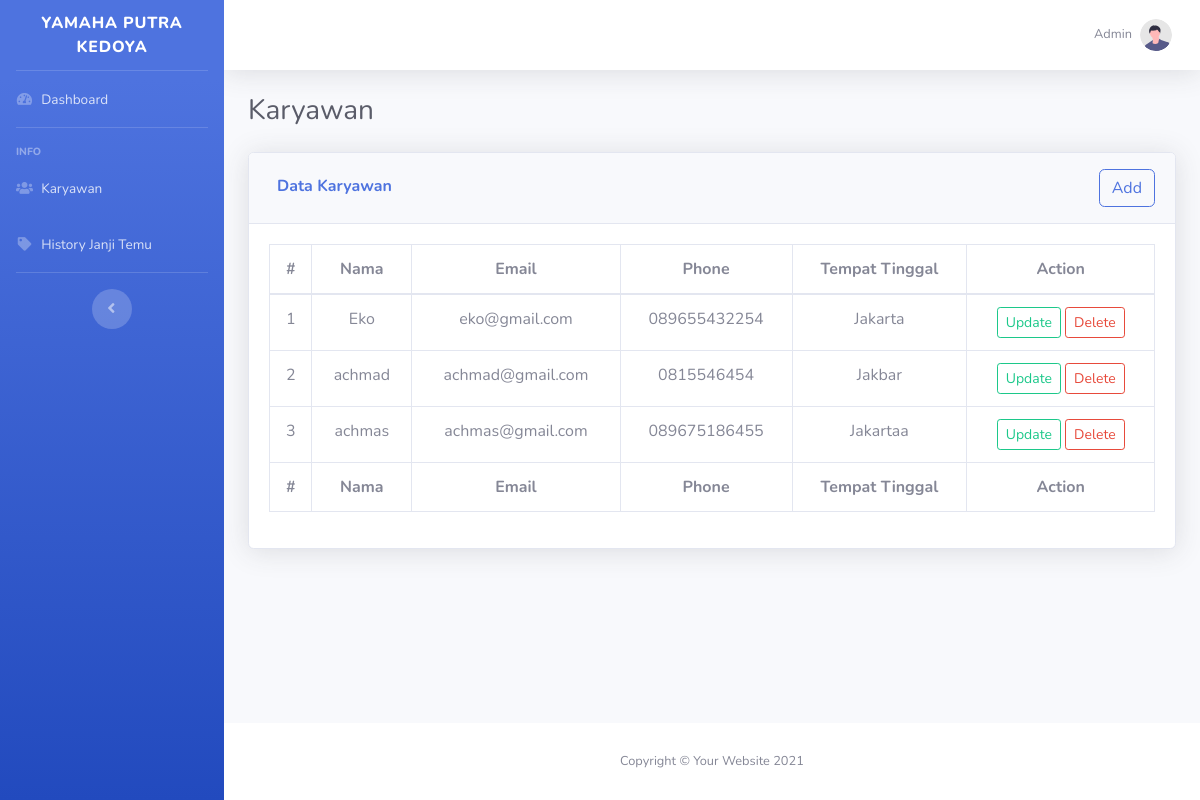
The app's page /index.php/karyawan with its own data.
### tables this page shows
CREATE TABLE `karyawan` (
  `id_karyawan` int(11) NOT NULL,
  `nama` varchar(128) NOT NULL,
  `email` varchar(128) NOT NULL,
  `phone` varchar(128) NOT NULL,
  `tmpt_tinggal` varchar(128) NOT NULL
);

### application/controllers/Karyawan.php (called while the page is built, shortened)
<?php
class Karyawan extends CI_Controller {
	public function index()
	{
        $data['title'] = "Karyawan";
        $data['karyawan'] = $this->model_karyawan->getAllKaryawan();
		$this->load->view('template/header', $data);
		$this->load->view('data/karyawan', $data);
		$this->load->view('template/footer');
	}
}

### index.php (called while the page is built, shortened)
<?php
require_once BASEPATH.'core/CodeIgniter.php';

### application/models/Model_karyawan.php (called while the page is built, shortened)
<?php
class Model_karyawan extends CI_Model {
    public function getAllKaryawan(){
        $this->db->select('*');
        $this->db->from('karyawan');
        $query = $this->db->get();
        return $query->result_array();
    }
}

### application/views/data/karyawan.php (the view)
    <div class="container-fluid">
        <div class="d-sm-flex align-items-center justify-content-between mb-4">
            <h1 class="h3 mb-0 text-gray-800"><?= $title;?></h1>
        </div>
        <div class="card shadow mb-4">
            <div class="card-header py-3">
                <div class="d-flex">
                    <h6 class="m-0 font-weight-bold text-primary mr-auto p-2">Data Karyawan</h6>
                    <a href="<?= base_url('karyawan/addKaryawan'); ?>" class="btn btn-outline-primary btn-md">Add</a>
                </div>
            </div>
            <div class="card-body">
                <div class="table-responsive">
                    <table class="table table-bordered" id="dataTable" width="100%" cellspacing="0">
                        <thead class="text-center">
                            <tr>
                                <th>#</th>
                                <th>Nama</th>
                                <th>Email</th>
                                <th>Phone</th>
                                <th>Tempat Tinggal</th>
                                <th>Action</th>
                            </tr>
                        </thead>
                        <tfoot class="text-center">
                            <tr>
                                <th>#</th>
                                <th>Nama</th>
                                <th>Email</th>
                                <th>Phone</th>
                                <th>Tempat Tinggal</th>
                                <th>Action</th>
                            </tr>
                        </tfoot>
                        <tbody class="text-center">
                                <?php $i = 1; ?>
                                <?php foreach ($karyawan as $result) : ?>
                                    <tr>
                                        <td><?= $i++; ?></td>
                                        <td><?= $result['nama']; ?></td>
                                        <td><?= $result['email']; ?></td>
                                        <td><?= $result['phone']; ?></td>
                                        <td><?= $result['tmpt_tinggal']; ?></td>
                                        <td>
                                            <a href="<?= base_url(); ?>karyawan/editkaryawan/<?= $result['id_karyawan']; ?>" class="btn btn-outline-success btn-sm">Update</a>
                                            <a href="<?= base_url(); ?>karyawan/hapuskaryawan/<?= $result['id_karyawan']; ?>" class="btn btn-outline-danger btn-sm" onclick="return confirm('yakin?');">Delete</a>
                                        </td>
                                    </tr>
                                <?php endforeach; ?>
                            </tbody>
                    </table>
                </div>
            </div>
        </div>
    </div>
</div>

### application/views/template/header.php (shortened to what this page needs)
<!DOCTYPE html>
<html lang="en">
<head>
    <link href="<?= base_url('assets/backend/');?>vendor/fontawesome-free/css/all.min.css" rel="stylesheet" type="text/css">
    <link href="<?= base_url('assets/backend/');?>css/sb-admin-2.min.css" rel="stylesheet">
</head>
<body id="page-top">
        <div id="wrapper">
<ul class="navbar-nav bg-gradient-primary sidebar sidebar-dark accordion" id="accordionSidebar">
    <a class="sidebar-brand d-flex align-items-center justify-content-center" href="<?= base_url('dashboard');?>">
        <div class="sidebar-brand-text mx-3">Yamaha Putra Kedoya</div>
    </a>
    <hr class="sidebar-divider my-0">
    <li class="nav-item">
        <a class="nav-link" href="<?= base_url('dashboard');?>">
            <i class="fas fa-fw fa-tachometer-alt"></i>
            <span>Dashboard</span></a>
    </li>
    <hr class="sidebar-divider">
    <div class="sidebar-heading">
        Info
    </div>
    <li class="nav-item">
        <a class="nav-link" href="<?= base_url('karyawan');?>">
            <i class="fas fa-fw fa-users"></i>
            <span>Karyawan</span></a>
    </li>
    <li class="nav-item">
        <a class="nav-link" href="<?= base_url('history');?>">
            <i class="fas fa-fw fa-tag"></i>
            <span>History Janji Temu</span></a>
    </li>
    <hr class="sidebar-divider d-none d-md-block">
    <div class="text-center d-none d-md-inline">
        <button class="rounded-circle border-0" id="sidebarToggle"></button>
    </div>
</ul>
        <div id="content-wrapper" class="d-flex flex-column">
            <div id="content">
                <nav class="navbar navbar-expand navbar-light bg-white topbar mb-4 static-top shadow">
                    <ul class="navbar-nav ml-auto">
                        <li class="nav-item dropdown no-arrow">
                            <a class="nav-link dropdown-toggle" href="#" id="userDropdown" role="button"
                                data-toggle="dropdown" aria-haspopup="true" aria-expanded="false">
                                <span class="mr-2 d-none d-lg-inline text-gray-600 small">Admin</span>
                                <img class="img-profile rounded-circle"
                                    src="img/undraw_profile.svg">
                            </a>
                        </li>
                    </ul>
                </nav>

### application/views/template/footer.php (shortened to what this page needs)
            <footer class="sticky-footer bg-white">
                <div class="container my-auto">
                    <div class="copyright text-center my-auto">
                        <span>Copyright &copy; Your Website 2021</span>
                    </div>
                </div>
            </footer>
        </div>
    </div>
</body>
</html>

### records on screen
karyawan: nama "Eko", email "eko@gmail.com", phone "089655432254", tmpt_tinggal "Jakarta"
karyawan: nama "achmad", email "achmad@gmail.com", phone "0815546454", tmpt_tinggal "Jakbar"
karyawan: nama "achmas", email "achmas@gmail.com", phone "089675186455", tmpt_tinggal "Jakartaa"

### other values on screen
$title "Karyawan"
